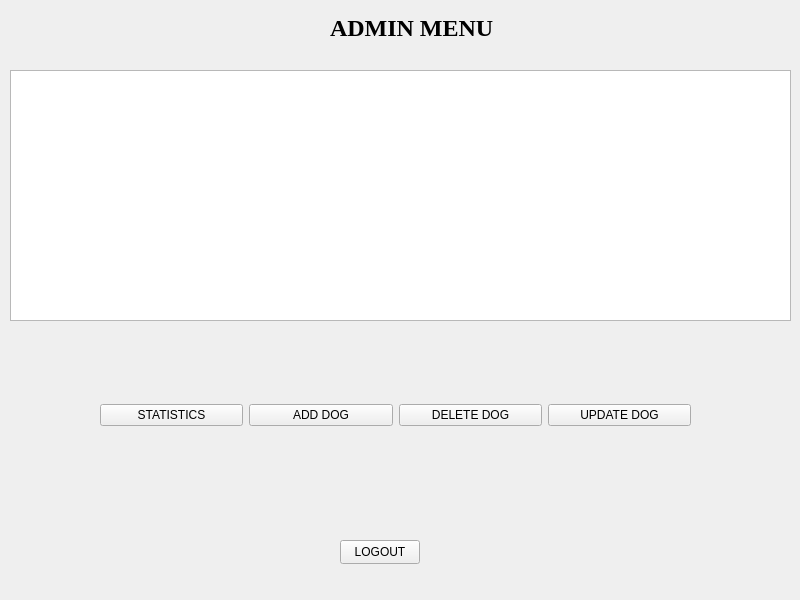
<?xml version="1.0" encoding="UTF-8"?>
<ui version="4.0">
 <class>Admin</class>
 <widget class="QWidget" name="Admin">
  <property name="geometry">
   <rect>
    <x>0</x>
    <y>0</y>
    <width>800</width>
    <height>600</height>
   </rect>
  </property>
  <property name="windowTitle">
   <string>Form</string>
  </property>
  <widget class="QLabel" name="label">
   <property name="geometry">
    <rect>
     <x>330</x>
     <y>20</y>
     <width>201</width>
     <height>16</height>
    </rect>
   </property>
   <property name="font">
    <font>
     <family>Times New Roman</family>
     <pointsize>18</pointsize>
     <bold>true</bold>
    </font>
   </property>
   <property name="text">
    <string>ADMIN MENU</string>
   </property>
  </widget>
  <widget class="QListView" name="listDogs">
   <property name="geometry">
    <rect>
     <x>10</x>
     <y>70</y>
     <width>781</width>
     <height>251</height>
    </rect>
   </property>
   <property name="font">
    <font>
     <family>Times New Roman</family>
     <bold>true</bold>
    </font>
   </property>
   <property name="inputMethodHints">
    <set>Qt::InputMethodHint::ImhNoEditMenu</set>
   </property>
   <property name="editTriggers">
    <set>QAbstractItemView::EditTrigger::NoEditTriggers</set>
   </property>
   <property name="itemAlignment">
    <set>Qt::AlignmentFlag::AlignCenter</set>
   </property>
  </widget>
  <widget class="QWidget" name="horizontalLayoutWidget">
   <property name="geometry">
    <rect>
     <x>100</x>
     <y>340</y>
     <width>591</width>
     <height>151</height>
    </rect>
   </property>
   <layout class="QHBoxLayout" name="horizontalLayout">
    <item>
     <widget class="QPushButton" name="statistics">
      <property name="text">
       <string>STATISTICS</string>
      </property>
     </widget>
    </item>
    <item>
     <widget class="QPushButton" name="addDog">
      <property name="text">
       <string>ADD DOG</string>
      </property>
     </widget>
    </item>
    <item>
     <widget class="QPushButton" name="deleteDog">
      <property name="text">
       <string>DELETE DOG</string>
      </property>
     </widget>
    </item>
    <item>
     <widget class="QPushButton" name="UpdateDog">
      <property name="text">
       <string>UPDATE DOG</string>
      </property>
     </widget>
    </item>
   </layout>
  </widget>
  <widget class="QPushButton" name="logout">
   <property name="geometry">
    <rect>
     <x>340</x>
     <y>540</y>
     <width>80</width>
     <height>24</height>
    </rect>
   </property>
   <property name="text">
    <string>LOGOUT</string>
   </property>
  </widget>
 </widget>
 <resources/>
 <connections/>
</ui>
